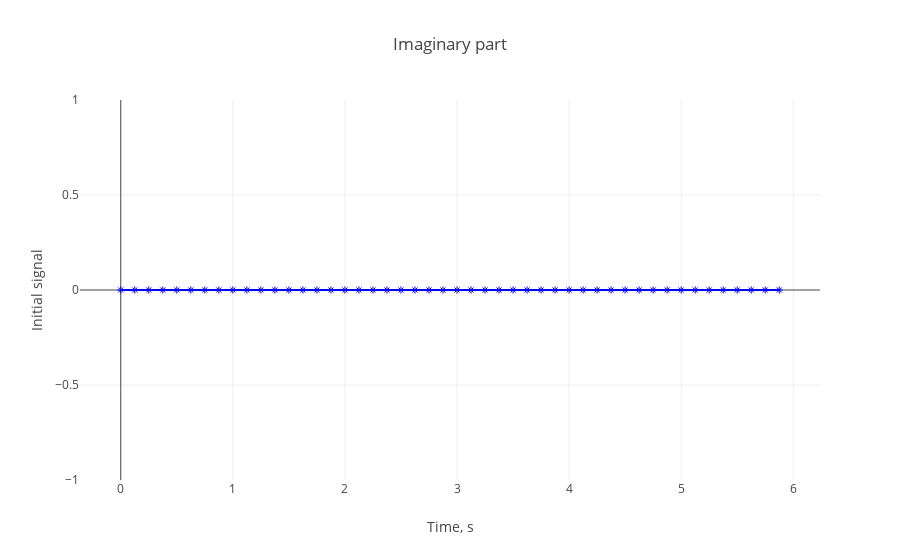

The notebook cell saved with this chart:
### Code cell
data = [
    go.Scatter(
        x = t,
        y = np.imag(y),
        mode = 'markers+lines',
        marker = dict(color='blue', symbol=135)
    )
]
layout = go.Layout(
    title = 'Imaginary part',
    xaxis=dict(title='Time, s'),
    yaxis=dict(title='Initial signal')
    )
fig = go.Figure(data=data, layout=layout)
iplot(fig)

### Figure 1 — Plotly figure (JSON) as saved in the notebook; plotly's stock layout.template omitted (floating-point values rounded to 4 significant figures)
{"data": [{"marker": {"color": "blue", "symbol": 135}, "mode": "markers+lines", "type": "scatter", "uid": "199e3366-d606-494c-98af-dacb1779b205", "x": [0, 0.125, 0.25, 0.375, 0.5, 0.625, 0.75, 0.875, 1, 1.125, 1.25, 1.375, 1.5, 1.625, 1.75, 1.875, 2, 2.125, 2.25, 2.375, 2.5, 2.625, 2.75, 2.875, 3, 3.125, 3.25, 3.375, 3.5, 3.625, 3.75, 3.875, 4, 4.125, 4.25, 4.375, 4.5, 4.625, 4.75, 4.875, 5, 5.125, 5.25, 5.375, 5.5, 5.625, 5.75, 5.875], "y": [0, 0, 0, 0, 0, 0, 0, 0, 0, 0, 0, 0, 0, 0, 0, 0, 0, 0, 0, 0, 0, 0, 0, 0, 0, 0, 0, 0, 0, 0, 0, 0, 0, 0, 0, 0, 0, 0, 0, 0, 0, 0, 0, 0, 0, 0, 0, 0]}], "layout": {"title": {"text": "Imaginary part"}, "xaxis": {"title": {"text": "Time, s"}}, "yaxis": {"title": {"text": "Initial signal"}}}}
